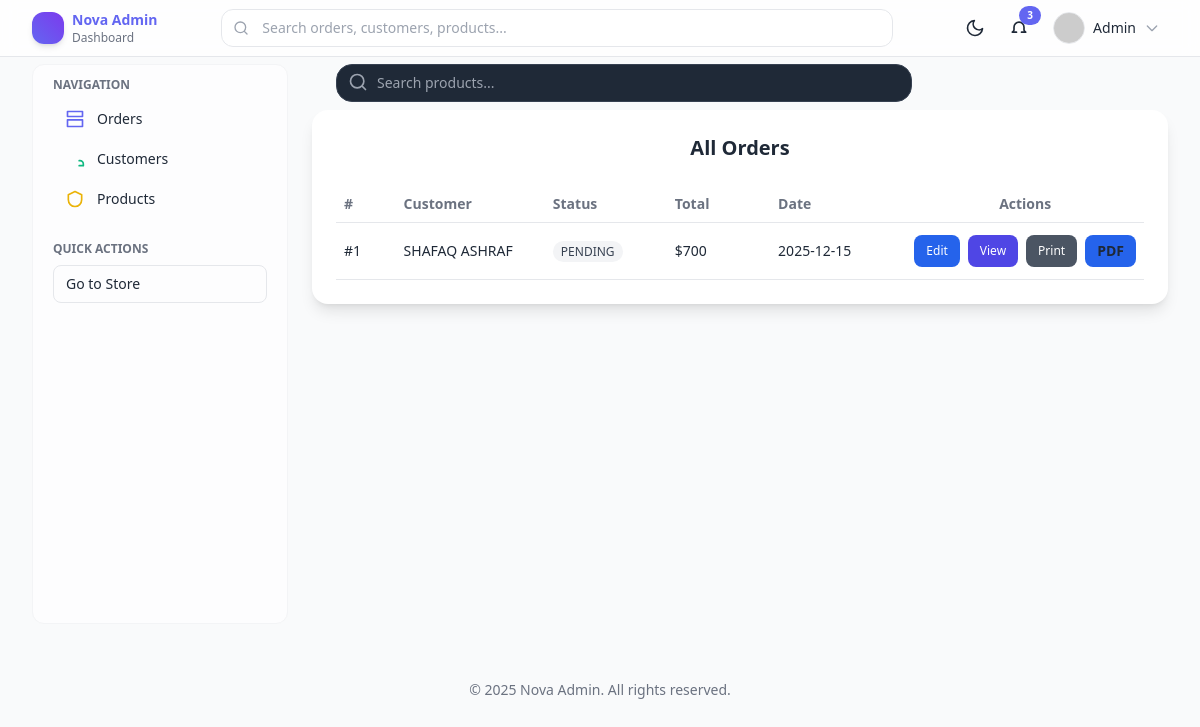
The page /order/ on the database its author committed.
### authapp/models.py (models this page shows)
class Order(models.Model):
    customer=models.ForeignKey(Customerdetail,on_delete=models.CASCADE,related_name="items")
    created_date=models.DateField(auto_now_add=True)
    grand_total=models.BigIntegerField()
    status=models.CharField(
        max_length=20,
        choices=[    ("pending", "Pending"),
        ("processing", "Processing"),
        ("shipped", "Shipped"),
        ("delivered", "Delivered"),
        ("cancelled", "Cancelled"),],
                default='PENDING'
    )

class Customerdetail(models.Model):
    customer_name=models.CharField(max_length=150,default='unknown')
    customer_city=models.CharField(max_length=150,default='unknown')
    customer_province=models.CharField(max_length=150,default='unknown',choices=[
        ('punjab','Punjab'),
        ('sindh','Sindh'),
        ('balochistan','Balochistan'),
        ('kpk','KPK'),
        ('gilgit','Gilgit'),
        ('islamabad','Islamabad'),
    ])
    customer_address=models.CharField(max_length=300,default='unknown')
    customer_number=models.CharField(max_length=14,default='unknown')
    def __str__(self):
        return self.customer_name

### authapp/views.py (the view)
# urls.py: path('order/',views.ad_ord,name='ad_orders'),
def ad_ord(request):
    order_obj=Order.objects.all()
    order_items=Orderitem.objects.all()
    return render(request, "cust_admin/order.html",{'order':order_obj,'all_items':order_items,})

### authapp/context_processors.py (called while the page is built)
def categories_context(request):
    return {
        'categories': category.objects.all()
    }

### authapp/templates/cust_admin/order.html (shortened to what this page needs)
{% extends "cust_admin/base.html" %}
{% block content %}
<form method="POST" action="{% url 'search_order' %}"
            class="items-center gap-2 flex-1 max-w-xl mx-6">
        <label class="relative w-full">
          <span class="absolute inset-y-0 left-3 flex items-center text-gray-400">
            <svg class="w-5 h-5" fill="none" stroke="currentColor" viewBox="0 0 24 24">
              <path stroke-linecap="round" stroke-linejoin="round" stroke-width="2"
                d="M21 21l-4.35-4.35M11 19a8 8 0 100-16 8 8 0 000 16z"/>
            </svg>
          </span>
          <input type="text" name="q" placeholder="Search products..."
            value="{{ request.GET.q }}"
            class="w-full rounded-2xl border border-gray-700 bg-gray-800 px-10 py-2 text-sm
                   text-white placeholder:text-gray-400 focus:outline-none focus:ring-2
                   focus:ring-indigo-500 transition-all duration-200"/>
        </label>
      </form>
<div class="bg-white dark:bg-gray-800 rounded-2xl p-3 sm:p-6 shadow-lg mt-2" >
  <h3 class="text-base sm:text-xl font-semibold mb-4 sm:mb-6 text-gray-800 dark:text-gray-100 text-center">
    All Orders
  </h3>
  <div class="hidden sm:block w-full overflow-x-auto">
    <table class="w-full min-w-[750px] text-sm border-collapse">
      <thead class="text-left text-gray-500 dark:text-gray-400 border-b">
        <tr>
          <th class="py-2 px-2 w-16 sticky left-0 bg-white dark:bg-gray-800">#</th>
          <th class="py-2 px-2 w-40">Customer</th>
          <th class="py-2 px-2 w-32">Status</th>
          <th class="py-2 px-2 w-28">Total</th>
          <th class="py-2 px-2 w-36">Date</th>
          <th class="py-2 px-2 w-56 text-center">Actions</th>
        </tr>
      </thead>
   <tbody>
  {% for order in order %}
  <tr class="border-b hover:bg-gray-50 dark:hover:bg-gray-700 transition">
    <td class="py-3 px-2 font-medium sticky left-0 bg-white dark:bg-gray-800">#{{ forloop.counter }}</td>
    <td class="py-3 px-2">
      {{ order.customer }}<br>
    </td>
    <td class="py-3 px-2">
      <span class="px-2 py-0.5 rounded-full text-xs
        {% if order.status == 'Pending' %} bg-yellow-100 text-yellow-700
        {% elif order.status == 'Completed' %} bg-emerald-100 text-emerald-700
        {% elif order.status == 'Cancelled' %} bg-red-100 text-red-700
        {% else %} bg-gray-100 text-gray-700 {% endif %}">
        {{ order.status }}
      </span>
    </td>
    <td class="py-3 px-2 font-medium">${{ order.grand_total }}</td>
    <td class="py-3 px-2 whitespace-nowrap">{{ order.created_date|date:"Y-m-d" }}</td>
    <td class="py-3 px-2 text-center">
      <div class="flex gap-2 justify-center">
        <button onclick="openOrderEditModal('{{ order.id }}','{{ order.status }}')" class="px-3 py-1 text-xs rounded-lg bg-blue-600 text-white hover:bg-blue-700">Edit</button>
        <button onclick="openOrderModal('{{ order.id }}')" class="px-3 py-1 text-xs rounded-lg bg-indigo-600 text-white hover:bg-indigo-700">View</button>
        <button onclick="printOrder('order-{{ order.id }}')" class="px-3 py-1 text-xs rounded-lg bg-gray-600 text-white hover:bg-gray-700">Print</button>
        <a href="{% url 'order_pdf' order.id %}" class="bg-blue-600 hover:bg-blue-700 px-3 py-1.5 rounded-lg font-semibold transition">PDF</a>
      </div>
    </td>
  </tr>
  {% endfor %}
</tbody>
</table>
</div>
</div>
{% endblock %}

### rows shown on the page
Order: customer "SHAFAQ ASHRAF", status "PENDING", grand_total "700", created_date "2025-12-15"
